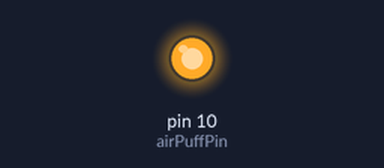
The sketch below on a simulated Arduino Uno, built with avr-gcc and run on an emulated ATmega328P. Parts: output pins drawn as LEDs (lit = HIGH).

Above: at 2.5 s.
At 5.5 s:
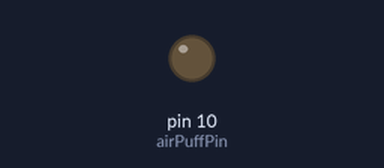
Timing chart, 0 to 7.8 s (numbered marks = the images above):
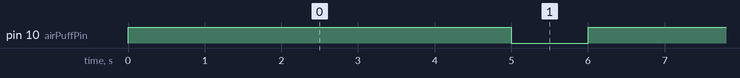

The sketch:

solenoidTest.ino
```cpp
const int airPuffPin = 10;

void setup() {
  // put your setup code here, to run once:
 pinMode(airPuffPin, OUTPUT);

}

void loop() {
  // put your main code here, to run repeatedly:
  digitalWrite(airPuffPin, HIGH);
  delay(5000);
  digitalWrite(airPuffPin, LOW);
  delay(1000);

}
```

Measured:
- by itself, pin 10 (airPuffPin): alternates HIGH for 5.0 s and LOW for 1.0 s
